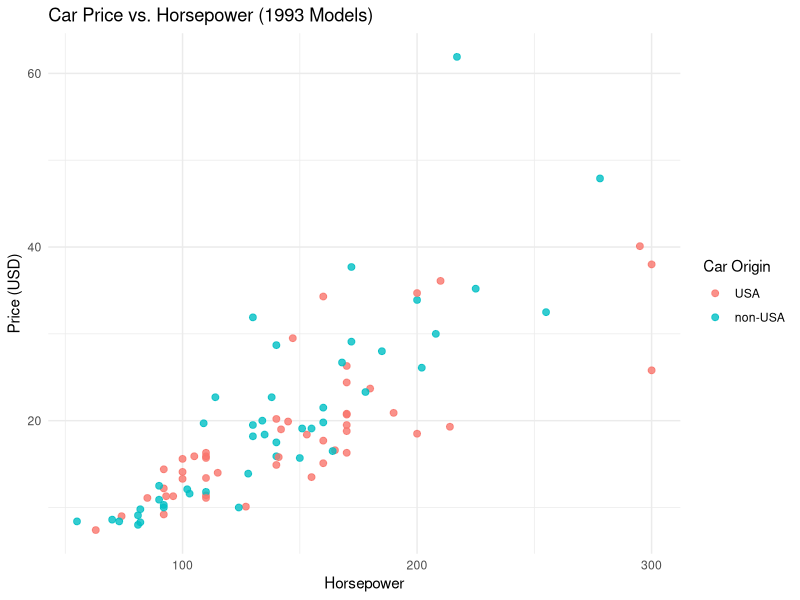
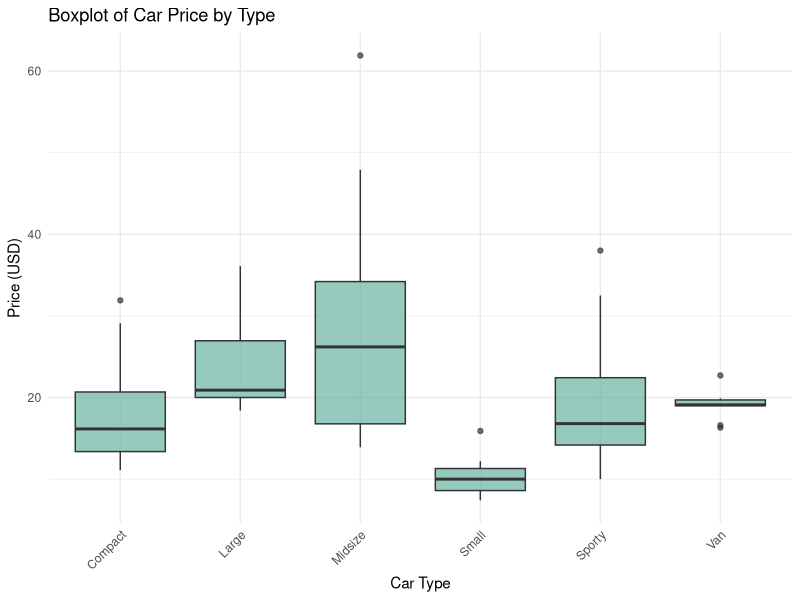
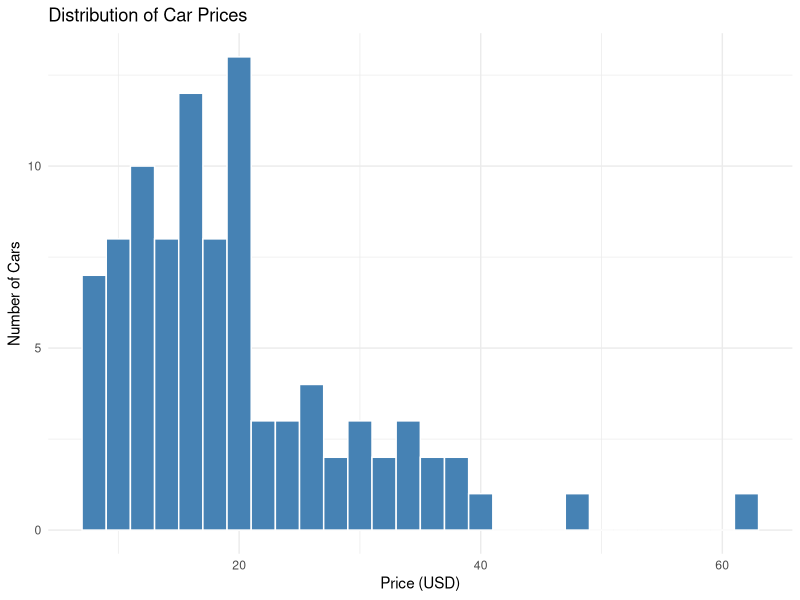

Recreate these plots in R, in order.
## ---- chunk 1
library(MASS)
## ---- chunk 2
# Loading the ggplot2 package 
library(ggplot2)

# Color points by car Origin (USA or Non-USA)
ggplot(Cars93, aes(x = Horsepower, y = Price, color = Origin)) +
  geom_point(size = 2, alpha = 0.8) +  # Setting point size and transparency
  labs(
    title = "Car Price vs. Horsepower (1993 Models)",  # Plot title
    x = "Horsepower",                                  # X-axis label
    y = "Price (USD)",                                 # Y-axis label
    color = "Car Origin"                               # Legend title
  ) +
  theme_minimal()  # For aesthetics
## ---- chunk 3
ggplot(Cars93, aes(x = Type, y = Price)) +
  geom_boxplot(fill = "#69b3a2", alpha = 0.7) +
  labs(
    title = "Boxplot of Car Price by Type",  # Plot title
    x = "Car Type",                          # Label x-axis
    y = "Price (USD)"                        # Label y-axis
  ) +
  
  theme_minimal() + # For aesthetics
  
  # Rotating x-axis labels by 45 degrees to avoid overlapping text
  theme(axis.text.x = element_text(angle = 45, hjust = 1))

## ---- chunk 4
# Histogram of Car Prices
ggplot(Cars93, aes(x = Price)) +
  geom_histogram(binwidth = 2, fill = "steelblue", color = "white") +
  labs(
    title = "Distribution of Car Prices",
    x = "Price (USD)",
    y = "Number of Cars"
  ) +
  theme_minimal()
